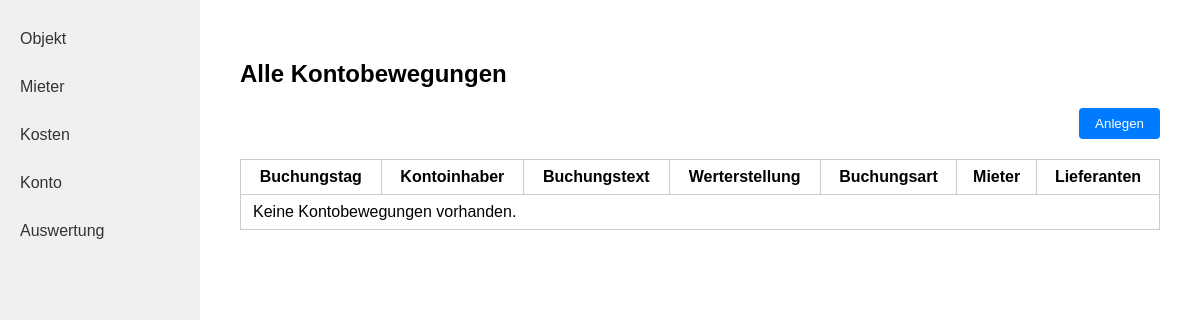
The page /konto/ on the database as committed earlier.
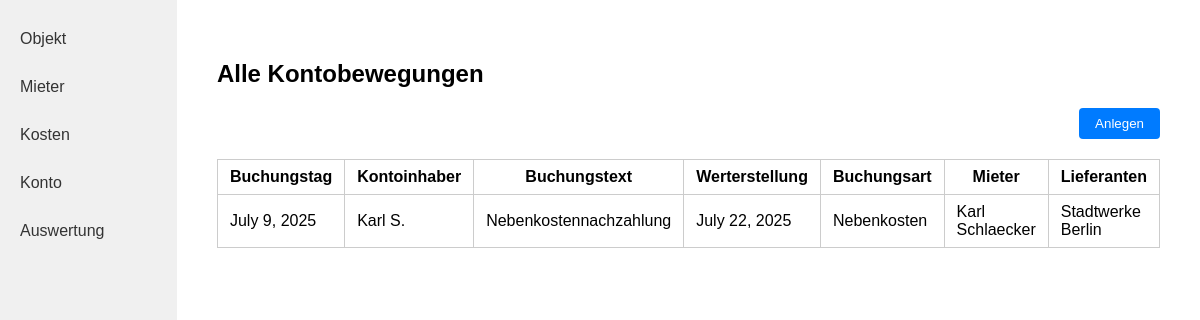
The same page on the database as committed later.
### kostenpruefung_mietobjekte_app/models.py (models this page shows, shortened)
class Konto(models.Model):
    created_by = models.ForeignKey(User, on_delete=models.CASCADE, related_name="konto_created", null=True, blank=True)
    buchungstag = models.DateField()
    kontoinhaber = models.CharField(max_length=255)
    buchungstext = models.CharField(max_length=255) # (Aus Kontoauszug)
    werterstellung = models.DateField() # (Datum)
    buchungsart = models.ForeignKey('Rechnungsart', on_delete=models.PROTECT) # (Lastschrift - z.B. Ueberweisung)
    mieter = models.ManyToManyField('Mieter')
    lieferanten = models.ManyToManyField('Lieferant')

class Rechnungsart(models.Model):
    created_by = models.ForeignKey(User, on_delete=models.CASCADE, related_name="rechnungsarten_created", null=True, blank=True)
    name = models.CharField(max_length=255)
    def __str__(self):
        return self.name

class Mieter(models.Model):
    created_by = models.ForeignKey(User, on_delete=models.CASCADE, related_name="mieter_created", null=True, blank=True)
    vorname = models.CharField(max_length=255)
    nachname = models.CharField(max_length=255)
    strasse_hausnummer = models.CharField(max_length=255)
    plz = models.CharField(max_length=10) # 2 - 10 characters (numbers and letters)
    ort = models.CharField(max_length=100)
    land = models.CharField(max_length=100)
    telefon = models.CharField(max_length=100)
    e_mail = models.EmailField()
    geburtsdatum = models.DateField()
    vertragsbeginn = models.DateField()
    vertragsende = models.DateField()
    kaltmiete = models.DecimalField(max_digits=10, decimal_places=2)
    nebenkosten = models.DecimalField(max_digits=10, decimal_places=2)
    kaution = models.DecimalField(max_digits=10, decimal_places=2)
    mietobjekte = models.ManyToManyField('Mietobjekt')

class Lieferant(models.Model):
    created_by = models.ForeignKey(User, on_delete=models.CASCADE, related_name="lieferanten_created", null=True, blank=True)
    firmenname = models.CharField(max_length=255)
    vorname = models.CharField(max_length=255)
    nachname = models.CharField(max_length=255)
    strasse = models.CharField(max_length=255)
    hausnummer = models.CharField(max_length=10)
    plz = models.CharField(max_length=10) # 2 - 10 characters (numbers and letters)
    ort = models.CharField(max_length=100)
    land = models.CharField(max_length=100)
    e_mail = models.EmailField()
    telefon = models.CharField(max_length=100)

### kostenpruefung_mietobjekte_app/views.py (the view)
# urls.py: path('konto/', konto, name='konto'),
def konto(request):
    konten = Konto.objects.all()
    return render(request, 'kostenpruefung_mietobjekte_app/konto.html', {'konten': konten})

### kostenpruefung_mietobjekte_app/templates/kostenpruefung_mietobjekte_app/konto.html (shortened to what this page needs)
{% load static %}
<!DOCTYPE html>
<html lang="de">
<head>
    <link rel="stylesheet" href="{% static 'kostenpruefung_mietobjekte_app/style.css' %}">
</head>
<body>
<div class="flex-container">
    <nav class="sidebar">
        <a class="sidebar-link" href="{% url 'objekt_index' %}">Objekt</a>
        <a class="sidebar-link" href="{% url 'mieter' %}">Mieter</a>
        <a class="sidebar-link" href="{% url 'rechnungen' %}">Kosten</a>
        <a class="sidebar-link" href="{% url 'konto' %}">Konto</a>
        <a class="sidebar-link" href="#">Auswertung</a>
    </nav>
    <div class="main-content">
        <h2>Alle Kontobewegungen</h2>
        <form action="{% url 'konto_create' %}" method="get" style="margin-bottom: 16px;">
            <button class="action-btn" type="submit">Anlegen</button>
        </form>
        <table class="object-table">
            <tr>
                <th>Buchungstag</th>
                <th>Kontoinhaber</th>
                <th>Buchungstext</th>
                <th>Werterstellung</th>
                <th>Buchungsart</th>
                <th>Mieter</th>
                <th>Lieferanten</th>
            </tr>
            {% for k in konten %}
            <tr>
                <td>{{ k.buchungstag }}</td>
                <td>{{ k.kontoinhaber }}</td>
                <td>{{ k.buchungstext }}</td>
                <td>{{ k.werterstellung }}</td>
                <td>{{ k.buchungsart }}</td>
                <td>
                    {% for m in k.mieter.all %}
                        {{ m.vorname }} {{ m.nachname }}{% if not forloop.last %},<br>{% endif %}
                    {% endfor %}
                </td>
                <td>
                    {% for l in k.lieferanten.all %}
                        {{ l.firmenname }}{% if not forloop.last %},<br>{% endif %}
                    {% endfor %}
                </td>
            </tr>
            {% empty %}
            <tr>
                <td colspan="7">Keine Kontobewegungen vorhanden.</td>
            </tr>
            {% endfor %}
        </table>
    </div>
</div>
</body>
</html>

Rows that differ between the two databases and show on the page:
added Konto: buchungstag "July 9, 2025", kontoinhaber "Karl S.", buchungstext "Nebenkostennachzahlung", werterstellung "July 22, 2025", buchungsart "Nebenkosten"
now on this page (row unchanged): Mieter: vorname "Karl", nachname "Schlaecker"
now on this page (row unchanged): Lieferant: firmenname "Stadtwerke Berlin"
Other text that changed with them:
text no longer shown: "Keine Kontobewegungen vorhanden."
